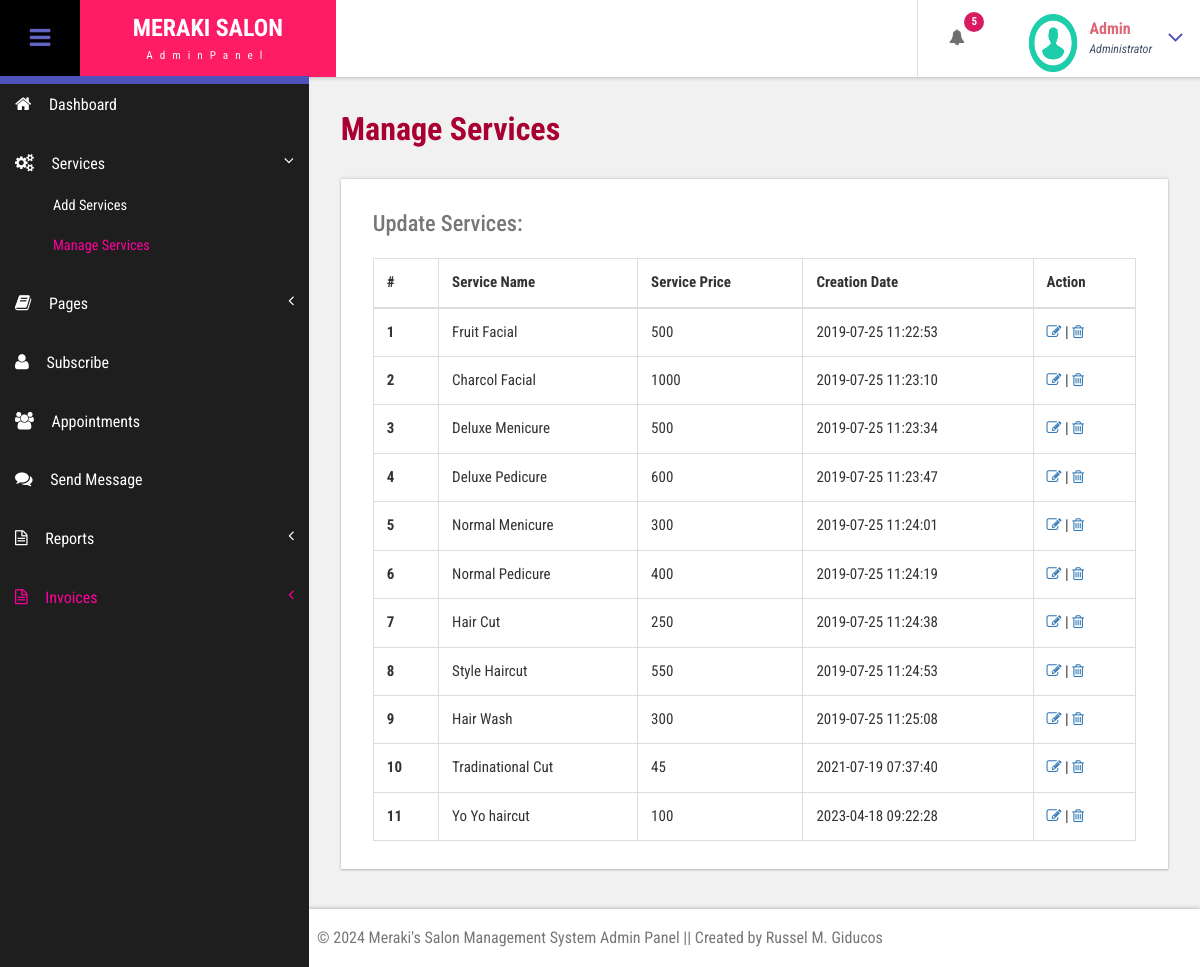
Screenshot of /admin/manage-services.php (signed in) with the database file from the repository.
### tables this page shows
CREATE TABLE `tblservices` (
  `ID` int(10) NOT NULL,
  `ServiceName` varchar(200) DEFAULT NULL,
  `Description` mediumtext DEFAULT NULL,
  `Cost` int(10) DEFAULT NULL,
  `CreationDate` timestamp NULL DEFAULT current_timestamp()
);

### admin/manage-services.php (the view, shortened to what this page needs)
<?php
include('includes/dbconnection.php');
if (strlen($_SESSION['bpmsaid']==0)) {
  header('location:logout.php');
  } else{
  ?>
<!DOCTYPE HTML>
<html>
<head>
<link href="css/bootstrap.css" rel='stylesheet' type='text/css' />
<link href="css/style.css" rel='stylesheet' type='text/css' />
<link href="css/font-awesome.css" rel="stylesheet">
<link href="css/animate.css" rel="stylesheet" type="text/css" media="all">
<link href="css/custom.css" rel="stylesheet">
</head>
<body class="cbp-spmenu-push">
	<div class="main-content">
		 <?php include_once('includes/sidebar.php');?>
		 <?php include_once('includes/header.php');?>
		<div id="page-wrapper">
			<div class="main-page">
				<div class="tables">
					<h3 class="title1">Manage Services</h3>
					<div class="table-responsive bs-example widget-shadow">
						<h4>Update Services:</h4>
						<table class="table table-bordered"> <thead> <tr> <th>#</th> <th>Service Name</th> <th>Service Price</th> <th>Creation Date</th><th>Action</th> </tr> </thead> <tbody>
<?php
$ret=mysqli_query($con,"select *from  tblservices");
$cnt=1;
while ($row=mysqli_fetch_array($ret)) {
?>
						 <tr> <th scope="row"><?php echo $cnt;?></th> <td><?php  echo $row['ServiceName'];?></td> <td><?php  echo $row['Cost'];?></td><td><?php  echo $row['CreationDate'];?></td> <td><a href="edit-services.php?editid=<?php echo $row['ID'];?>"><i class="fa fa-edit"></i></a> |
<a href="manage-services.php?action=delete&&id=<?php echo $row['ID'];?>"><i class="fa fa-trash-o" aria-hidden="true"></i></a>
						 	</td> </tr>   <?php
$cnt=$cnt+1;
}?></tbody> </table>
					</div>
				</div>
			</div>
		</div>
		 <?php include_once('includes/footer.php');?>
	</div>
</body>
</html>
<?php }  ?>

### admin/includes/header.php (shortened to what this page needs)
<div class="sticky-header header-section ">
  <div class="header-left">
    <button id="showLeftPush"><i class="fa fa-bars"></i></button>
    <div class="logo">
      <a href="dashboard.php">
        <h1>MERAKI SALON</h1>
        <span>AdminPanel</span>
      </a>
    </div>
  </div>
  <div class="header-right">
    <div class="profile_details_left">
      <ul class="nofitications-dropdown">
        <?php
        $ret1 = mysqli_query($con, "select ID,Name from tblcustomers ORDER BY ID DESC");
        $num = mysqli_num_rows($ret1);
        ?>
        <li class="dropdown head-dpdn">
          <a href="#" class="dropdown-toggle" data-toggle="dropdown" aria-expanded="false"><i
              class="fa fa-bell"></i><span class="badge blue"><?php echo $num; ?></span></a>
        </li>
      </ul>
      <div class="clearfix"> </div>
    </div>
    <div class="profile_details">
      <?php
      $adid = $_SESSION['bpmsaid'];
      $ret = mysqli_query($con, "select AdminName from tbladmin where ID='$adid'");
      $row = mysqli_fetch_array($ret);
      $name = $row['AdminName'];
      ?>
      <ul>
        <li class="dropdown profile_details_drop">
          <a href="#" class="dropdown-toggle" data-toggle="dropdown" aria-expanded="false">
            <div class="profile_img">
              <span class="prfil-img"><img src="images/download (1).png" alt="" width="50" height="60"> </span>
              <div class="user-name">
                <p><?php echo $name; ?></p>
                <span>Administrator</span>
              </div>
              <i class="fa fa-angle-down lnr"></i>
              <div class="clearfix"></div>
            </div>
          </a>
        </li>
      </ul>
    </div>
  </div>
  <div class="clearfix"> </div>
</div>

### admin/css/style.css (style rules this page uses)
h4, h5, h6, h1, h2, h3 { margin: 0; }
ul, ol { margin: 0; }
p { margin: 0; }
html, body { font-family: "Roboto Condensed", sans-serif; font-size: 100%; overflow-x: hidden; background: #fff; }
body a { transition: 0.5s all ease; -webkit-transition: 0.5s all ease; -moz-transition: 0.5s all ease; -o-transition: 0.5s all ease; -ms-transition: 0.5s all ease; text-decoration: none; }
h1, h2, h3, h4, h5, h6 { margin: 0; }
ul, label { margin: 0; padding: 0; }
.main-content { position: relative; }
.sticky-header { position: fixed; top: 0; left: 0px; width: 100%; z-index: 100; }
.header-section { background: #fff; box-shadow: 1px 1px 4px rgba(0, 0, 0, 0.21); -webkit-box-shadow: 1px 1px 4px rgba(0, 0, 0, 0.21); -moz-box-shadow: 1px 1px 4px rgba(0, 0, 0, 0.21); -o-box-shadow: 1px 1px 4px rgba(0, 0, 0, 0.21); }
.header-section::after { clear: both; display: block; content: ""; }
.header-left { float: left; width: 45%; }
.header-right { float: right; }
button#showLeftPush { font-size: 1.5em; width: 80px; padding: 0.87em 0; text-align: center; cursor: pointer; float: left; color: #ffffff; -moz-transition: all 0.2s ease-out 0s; -webkit-transition: all 0.2s ease-out 0s; transition: all 0.2s ease-out 0s; border: none; background-color: #000000; outline: none; }
.cbp-spmenu-push { overflow-x: hidden; position: relative; }
.cbp-spmenu, .cbp-spmenu-push { -webkit-transition: all 0.3s ease; -moz-transition: all 0.3s ease; transition: all 0.3s ease; }
.cbp-spmenu-push div#page-wrapper { margin: 0 0 0 19.3em; transition: 0.5s all; -webkit-transition: 0.5s all; -moz-transition: 0.5s all; }
.fa { display: inline-block; font-family: FontAwesome; font-style: normal; font-weight: normal; line-height: 1; -webkit-font-smoothing: antialiased; -moz-osx-font-smoothing: grayscale; }
.logo { background: #ff1c66; text-align: center; float: left; }
.logo a { padding: 0.9em 3.3em 0.7em; display: block; text-decoration: none; }
.logo a h1 { color: #fff; font-size: 1.5em; line-height: 1.2em; font-weight: 700; }
.logo a span { color: #f8f8f8; font-size: 0.7em; text-align: center; letter-spacing: 7px; }
.profile_details_left { float: left; }
li.dropdown.head-dpdn { display: inline-block; padding: 1.7em 0; border-left: 1px solid #e0e0e0; float: left; }
li.dropdown.head-dpdn a.dropdown-toggle { padding: 1.7em 2em; }
i.fa.fa-bell { color: #6f6f6f; }
.header-right span.badge { font-size: 11px; font-weight: bold; color: #fff; background: #8bc34a; line-height: 15px; width: 20px; height: 20px; border-radius: 2em; -webkit-border-radius: 2em; -moz-border-radius: 2em; -o-border-radius: 2em; text-align: center; display: inline-block; position: absolute; top: 16%; padding: 2px 0 0; }
.header-right span.blue { background-color: #d81b60; }
.profile_details { float: right; }
.profile_details_drop a.dropdown-toggle { display: block; padding: 0.8em 3em 0 2em; }
.profile_img span.prfil-img { float: left; }
.user-name { float: left; margin-top: 8px; margin-left: 11px; height: 35px; }
.profile_details ul li { list-style-type: none; position: relative; }
.profile_details li a i.fa.lnr { position: absolute; top: 34%; right: 8%; color: #4f52ba; font-size: 1.6em; }
.user-name p { font-size: 1em; color: #dd6777; line-height: 1em; font-weight: 700; }
.user-name span { font-size: 0.75em; font-style: italic; color: #424f63; font-weight: normal; margin-top: 0.3em; }
.widget-shadow { background-color: #fff; box-shadow: 0 -1px 3px rgba(0, 0, 0, 0.12), 0 1px 2px rgba(0, 0, 0, 0.24); -webkit-box-shadow: 0 -1px 3px rgba(0, 0, 0, 0.12), 0 1px 2px rgba(0, 0, 0, 0.24); -moz-box-shadow: 0 -1px 3px rgba(0, 0, 0, 0.12), 0 1px 2px rgba(0, 0, 0, 0.24); }
h3.title1 { font-size: 2em; color: #a80032; margin-bottom: 0.8em; font-weight: bold; }
.table > thead > tr > th, .table > tbody > tr > th, .table > tfoot > tr > th, .table > thead > tr > td, .table > tbody > tr > td, .table > tfoot > tr > td { border-top: none; }
.tables h4 { font-size: 1.4em; margin-bottom: 1em; color: #777777; }
.tables .panel-body, .tables .bs-example { padding: 2em 2em 0.5em; }
.tables .table > thead > tr > th, .tables .table > tbody > tr > th, .tables .table > tfoot > tr > th, .tables .table > thead > tr > td, .tables .table > tbody > tr > td, .tables .table > tfoot > tr > td { padding: 13px; font-size: 15px; border-top: 1px solid #e0e0e0; }
.bs-example { margin-top: 2em; }

### admin/css/custom.css (style rules this page uses)
#page-wrapper { padding:7em 2em 2.5em; background-color: #F1F1F1; }

### rows the page displays
tblservices: ServiceName "Fruit Facial", Cost "500", CreationDate "2019-07-25 11:22:53"
tblservices: ServiceName "Charcol Facial", Cost "1000", CreationDate "2019-07-25 11:23:10"
tblservices: ServiceName "Deluxe Menicure", Cost "500", CreationDate "2019-07-25 11:23:34"
tblservices: ServiceName "Deluxe Pedicure", Cost "600", CreationDate "2019-07-25 11:23:47"
tblservices: ServiceName "Normal Menicure", Cost "300", CreationDate "2019-07-25 11:24:01"
tblservices: ServiceName "Normal Pedicure", Cost "400", CreationDate "2019-07-25 11:24:19"
tblservices: ServiceName "Hair Cut", Cost "250", CreationDate "2019-07-25 11:24:38"
tblservices: ServiceName "Style Haircut", Cost "550", CreationDate "2019-07-25 11:24:53"
tblservices: ServiceName "Hair Wash", Cost "300", CreationDate "2019-07-25 11:25:08"
tblservices: ServiceName "Tradinational Cut", Cost "45", CreationDate "2021-07-19 07:37:40"
tblservices: ServiceName "Yo Yo haircut", Cost "100", CreationDate "2023-04-18 09:22:28"

### other values shown
$num "5"
$name "Admin"
